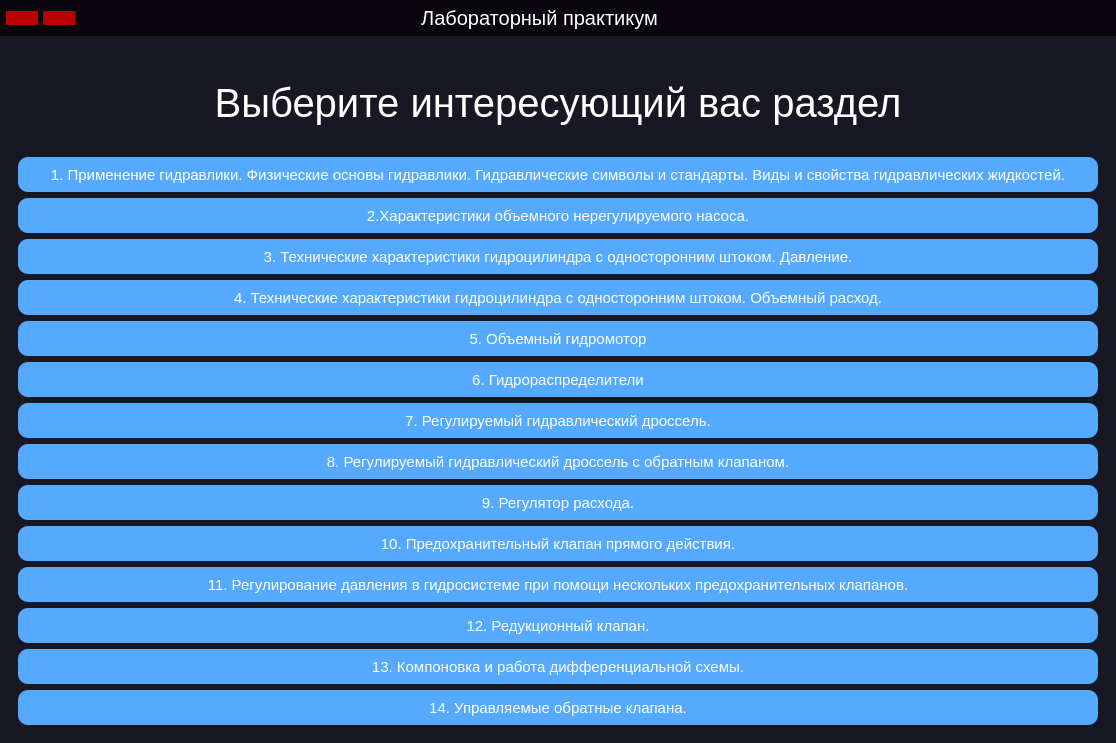
<?xml version="1.0" encoding="UTF-8"?>
<ui version="4.0">
 <class>MainWindow</class>
 <widget class="QMainWindow" name="MainWindow">
  <property name="geometry">
   <rect>
    <x>0</x>
    <y>0</y>
    <width>1116</width>
    <height>743</height>
   </rect>
  </property>
  <property name="windowTitle">
   <string>MainWindow</string>
  </property>
  <property name="styleSheet">
   <string notr="true">*{
	border: none;
}</string>
  </property>
  <widget class="QWidget" name="centralwidget">
   <property name="styleSheet">
    <string notr="true">background-color: rgb(24, 24, 36);</string>
   </property>
   <layout class="QHBoxLayout" name="horizontalLayout">
    <property name="spacing">
     <number>0</number>
    </property>
    <property name="leftMargin">
     <number>0</number>
    </property>
    <property name="topMargin">
     <number>0</number>
    </property>
    <property name="rightMargin">
     <number>0</number>
    </property>
    <property name="bottomMargin">
     <number>0</number>
    </property>
    <item>
     <widget class="QFrame" name="main_body">
      <property name="frameShape">
       <enum>QFrame::StyledPanel</enum>
      </property>
      <property name="frameShadow">
       <enum>QFrame::Raised</enum>
      </property>
      <layout class="QVBoxLayout" name="verticalLayout">
       <property name="spacing">
        <number>0</number>
       </property>
       <property name="leftMargin">
        <number>0</number>
       </property>
       <property name="topMargin">
        <number>0</number>
       </property>
       <property name="rightMargin">
        <number>0</number>
       </property>
       <property name="bottomMargin">
        <number>0</number>
       </property>
       <item alignment="Qt::AlignTop">
        <widget class="QFrame" name="header_frame">
         <property name="styleSheet">
          <string notr="true">background-color: rgb(9, 5, 13);</string>
         </property>
         <property name="frameShape">
          <enum>QFrame::StyledPanel</enum>
         </property>
         <property name="frameShadow">
          <enum>QFrame::Raised</enum>
         </property>
         <layout class="QHBoxLayout" name="horizontalLayout_2">
          <property name="spacing">
           <number>6</number>
          </property>
          <property name="leftMargin">
           <number>6</number>
          </property>
          <property name="topMargin">
           <number>6</number>
          </property>
          <property name="rightMargin">
           <number>6</number>
          </property>
          <property name="bottomMargin">
           <number>6</number>
          </property>
          <item>
           <widget class="QFrame" name="frame_3">
            <property name="sizePolicy">
             <sizepolicy hsizetype="Preferred" vsizetype="Preferred">
              <horstretch>0</horstretch>
              <verstretch>0</verstretch>
             </sizepolicy>
            </property>
            <property name="frameShape">
             <enum>QFrame::StyledPanel</enum>
            </property>
            <property name="frameShadow">
             <enum>QFrame::Raised</enum>
            </property>
            <layout class="QHBoxLayout" name="horizontalLayout_5" stretch="0,0">
             <property name="spacing">
              <number>5</number>
             </property>
             <property name="leftMargin">
              <number>0</number>
             </property>
             <property name="topMargin">
              <number>5</number>
             </property>
             <property name="rightMargin">
              <number>0</number>
             </property>
             <property name="bottomMargin">
              <number>5</number>
             </property>
             <item>
              <widget class="QPushButton" name="btn_page_home">
               <property name="enabled">
                <bool>true</bool>
               </property>
               <property name="sizePolicy">
                <sizepolicy hsizetype="Fixed" vsizetype="Fixed">
                 <horstretch>0</horstretch>
                 <verstretch>0</verstretch>
                </sizepolicy>
               </property>
               <property name="styleSheet">
                <string notr="true">QPushButton{
	background-color: rgb(185, 0, 3);
	border-radius: 10px
}</string>
               </property>
               <property name="text">
                <string/>
               </property>
               <property name="icon">
                <iconset>
                 <normaloff>icons/home.svg</normaloff>icons/home.svg</iconset>
               </property>
               <property name="checkable">
                <bool>false</bool>
               </property>
               <property name="autoRepeatDelay">
                <number>300</number>
               </property>
              </widget>
             </item>
             <item>
              <widget class="QPushButton" name="btn_page_robot_hand">
               <property name="sizePolicy">
                <sizepolicy hsizetype="Fixed" vsizetype="Fixed">
                 <horstretch>0</horstretch>
                 <verstretch>0</verstretch>
                </sizepolicy>
               </property>
               <property name="styleSheet">
                <string notr="true">background-color: rgb(185, 0, 3);</string>
               </property>
               <property name="text">
                <string/>
               </property>
               <property name="icon">
                <iconset>
                 <normaloff>icons/robotic_arm.svg</normaloff>icons/robotic_arm.svg</iconset>
               </property>
              </widget>
             </item>
            </layout>
           </widget>
          </item>
          <item>
           <widget class="QLabel" name="label_3">
            <property name="sizePolicy">
             <sizepolicy hsizetype="MinimumExpanding" vsizetype="Fixed">
              <horstretch>0</horstretch>
              <verstretch>0</verstretch>
             </sizepolicy>
            </property>
            <property name="styleSheet">
             <string notr="true">QLabel{
	color:white;
	font-size: 20px;
}</string>
            </property>
            <property name="text">
             <string>Лабораторный практикум</string>
            </property>
            <property name="alignment">
             <set>Qt::AlignCenter</set>
            </property>
           </widget>
          </item>
          <item alignment="Qt::AlignRight|Qt::AlignTop">
           <widget class="QFrame" name="frame">
            <property name="styleSheet">
             <string notr="true">QLabel{
	color:white;
	font-size: 40px;
}</string>
            </property>
            <property name="frameShape">
             <enum>QFrame::StyledPanel</enum>
            </property>
            <property name="frameShadow">
             <enum>QFrame::Raised</enum>
            </property>
            <layout class="QHBoxLayout" name="horizontalLayout_4">
             <property name="spacing">
              <number>5</number>
             </property>
             <property name="leftMargin">
              <number>0</number>
             </property>
             <property name="topMargin">
              <number>5</number>
             </property>
             <property name="rightMargin">
              <number>0</number>
             </property>
             <property name="bottomMargin">
              <number>5</number>
             </property>
             <item>
              <widget class="QPushButton" name="minimize_window_button">
               <property name="text">
                <string/>
               </property>
               <property name="icon">
                <iconset resource="icons.qrc">
                 <normaloff>:/icons/icons/arrow-down-left.svg</normaloff>:/icons/icons/arrow-down-left.svg</iconset>
               </property>
              </widget>
             </item>
             <item>
              <widget class="QPushButton" name="restore_window_button">
               <property name="text">
                <string/>
               </property>
               <property name="icon">
                <iconset resource="icons.qrc">
                 <normaloff>:/icons/icons/maximize-2.svg</normaloff>:/icons/icons/maximize-2.svg</iconset>
               </property>
              </widget>
             </item>
             <item>
              <widget class="QPushButton" name="close_window_button">
               <property name="text">
                <string/>
               </property>
               <property name="icon">
                <iconset resource="icons.qrc">
                 <normaloff>:/icons/icons/x.svg</normaloff>:/icons/icons/x.svg</iconset>
               </property>
              </widget>
             </item>
            </layout>
           </widget>
          </item>
         </layout>
        </widget>
       </item>
       <item>
        <widget class="QFrame" name="main_body_contents">
         <property name="sizePolicy">
          <sizepolicy hsizetype="Preferred" vsizetype="Expanding">
           <horstretch>0</horstretch>
           <verstretch>0</verstretch>
          </sizepolicy>
         </property>
         <property name="frameShape">
          <enum>QFrame::StyledPanel</enum>
         </property>
         <property name="frameShadow">
          <enum>QFrame::Raised</enum>
         </property>
         <layout class="QVBoxLayout" name="verticalLayout_11">
          <property name="spacing">
           <number>0</number>
          </property>
          <property name="leftMargin">
           <number>0</number>
          </property>
          <property name="topMargin">
           <number>0</number>
          </property>
          <property name="rightMargin">
           <number>0</number>
          </property>
          <property name="bottomMargin">
           <number>0</number>
          </property>
          <item>
           <widget class="QFrame" name="frame_2">
            <property name="frameShape">
             <enum>QFrame::StyledPanel</enum>
            </property>
            <property name="frameShadow">
             <enum>QFrame::Raised</enum>
            </property>
            <layout class="QHBoxLayout" name="horizontalLayout_3">
             <property name="spacing">
              <number>0</number>
             </property>
             <property name="leftMargin">
              <number>0</number>
             </property>
             <property name="topMargin">
              <number>0</number>
             </property>
             <property name="rightMargin">
              <number>0</number>
             </property>
             <property name="bottomMargin">
              <number>0</number>
             </property>
             <item>
              <widget class="QStackedWidget" name="stackedWidget">
               <property name="enabled">
                <bool>true</bool>
               </property>
               <property name="currentIndex">
                <number>14</number>
               </property>
               <widget class="QWidget" name="page_fourteen_learn"/>
               <widget class="QWidget" name="page_theerteen_learn"/>
               <widget class="QWidget" name="page_twelve_learn"/>
               <widget class="QWidget" name="page_eleven_learn"/>
               <widget class="QWidget" name="page_ten_learn"/>
               <widget class="QWidget" name="page_nine_learn"/>
               <widget class="QWidget" name="page_eight_learn"/>
               <widget class="QWidget" name="page_seven_learn"/>
               <widget class="QWidget" name="page_six_learn"/>
               <widget class="QWidget" name="page_five_learn"/>
               <widget class="QWidget" name="page_four_learn"/>
               <widget class="QWidget" name="page_three_learn"/>
               <widget class="QWidget" name="page_two_learn"/>
               <widget class="QWidget" name="page_one_learn">
                <layout class="QVBoxLayout" name="verticalLayout_2">
                 <item>
                  <widget class="QScrollArea" name="scrollArea_2">
                   <property name="widgetResizable">
                    <bool>true</bool>
                   </property>
                   <widget class="QWidget" name="scrollAreaWidgetContents_2">
                    <property name="geometry">
                     <rect>
                      <x>0</x>
                      <y>0</y>
                      <width>87</width>
                      <height>87</height>
                     </rect>
                    </property>
                    <layout class="QVBoxLayout" name="verticalLayout_4">
                     <item>
                      <widget class="QTextBrowser" name="textBrowser">
                       <property name="html">
                        <string>&lt;!DOCTYPE HTML PUBLIC &quot;-//W3C//DTD HTML 4.0//EN&quot; &quot;http://www.w3.org/TR/REC-html40/strict.dtd&quot;&gt;
&lt;html&gt;&lt;head&gt;&lt;meta name=&quot;qrichtext&quot; content=&quot;1&quot; /&gt;&lt;style type=&quot;text/css&quot;&gt;
p, li { white-space: pre-wrap; }
&lt;/style&gt;&lt;/head&gt;&lt;body style=&quot; font-family:'MS Shell Dlg 2'; font-size:8.25pt; font-weight:400; font-style:normal;&quot;&gt;
&lt;p style=&quot; margin-top:0px; margin-bottom:0px; margin-left:0px; margin-right:0px; -qt-block-indent:0; text-indent:0px;&quot;&gt;&lt;span style=&quot; font-size:7.8pt; color:#ffffff;&quot;&gt;12&lt;/span&gt;&lt;/p&gt;&lt;/body&gt;&lt;/html&gt;</string>
                       </property>
                      </widget>
                     </item>
                    </layout>
                   </widget>
                  </widget>
                 </item>
                </layout>
               </widget>
               <widget class="QWidget" name="home">
                <property name="styleSheet">
                 <string notr="true">QPushButton{
	color: white;
	background:rgb(85, 170, 255);
	height: 35px;
 	border-radius:10px;
	font-size:15px;
}

QLabel{
	color:white;
	font-size: 40px;
}</string>
                </property>
                <layout class="QGridLayout" name="gridLayout">
                 <item row="0" column="0">
                  <widget class="QScrollArea" name="scrollArea">
                   <property name="widgetResizable">
                    <bool>true</bool>
                   </property>
                   <widget class="QWidget" name="scrollAreaWidgetContents">
                    <property name="geometry">
                     <rect>
                      <x>0</x>
                      <y>0</y>
                      <width>1098</width>
                      <height>687</height>
                     </rect>
                    </property>
                    <layout class="QVBoxLayout" name="verticalLayout_3">
                     <item>
                      <widget class="QLabel" name="label">
                       <property name="text">
                        <string>Выберите интересующий вас раздел</string>
                       </property>
                       <property name="alignment">
                        <set>Qt::AlignCenter</set>
                       </property>
                      </widget>
                     </item>
                     <item>
                      <widget class="QPushButton" name="one_learn">
                       <property name="layoutDirection">
                        <enum>Qt::RightToLeft</enum>
                       </property>
                       <property name="text">
                        <string>1. Применение гидравлики. Физические основы гидравлики. Гидравлические символы и стандарты. Виды и свойства гидравлических жидкостей.</string>
                       </property>
                       <property name="autoDefault">
                        <bool>false</bool>
                       </property>
                      </widget>
                     </item>
                     <item>
                      <widget class="QPushButton" name="two_learn">
                       <property name="text">
                        <string>2.Характеристики объемного нерегулируемого насоса.</string>
                       </property>
                       <property name="autoDefault">
                        <bool>false</bool>
                       </property>
                      </widget>
                     </item>
                     <item>
                      <widget class="QPushButton" name="three_learn">
                       <property name="text">
                        <string>3. Технические характеристики гидроцилиндра с односторонним штоком. Давление.</string>
                       </property>
                       <property name="autoDefault">
                        <bool>false</bool>
                       </property>
                      </widget>
                     </item>
                     <item>
                      <widget class="QPushButton" name="four_learn">
                       <property name="text">
                        <string>4. Технические характеристики гидроцилиндра с односторонним штоком. Объемный расход.</string>
                       </property>
                       <property name="autoDefault">
                        <bool>false</bool>
                       </property>
                      </widget>
                     </item>
                     <item>
                      <widget class="QPushButton" name="five_learn">
                       <property name="text">
                        <string>5. Объемный гидромотор</string>
                       </property>
                       <property name="autoDefault">
                        <bool>false</bool>
                       </property>
                      </widget>
                     </item>
                     <item>
                      <widget class="QPushButton" name="six_learn">
                       <property name="text">
                        <string>6. Гидрораспределители</string>
                       </property>
                       <property name="autoDefault">
                        <bool>false</bool>
                       </property>
                      </widget>
                     </item>
                     <item>
                      <widget class="QPushButton" name="seven_learn">
                       <property name="text">
                        <string>7. Регулируемый гидравлический дроссель.</string>
                       </property>
                       <property name="autoDefault">
                        <bool>false</bool>
                       </property>
                      </widget>
                     </item>
                     <item>
                      <widget class="QPushButton" name="eight_learn">
                       <property name="text">
                        <string>8. Регулируемый гидравлический дроссель с обратным клапаном.</string>
                       </property>
                       <property name="autoDefault">
                        <bool>false</bool>
                       </property>
                      </widget>
                     </item>
                     <item>
                      <widget class="QPushButton" name="nine_learn">
                       <property name="text">
                        <string>9. Регулятор расхода.</string>
                       </property>
                       <property name="autoDefault">
                        <bool>false</bool>
                       </property>
                      </widget>
                     </item>
                     <item>
                      <widget class="QPushButton" name="ten_learn">
                       <property name="text">
                        <string>10. Предохранительный клапан прямого действия.</string>
                       </property>
                       <property name="autoDefault">
                        <bool>false</bool>
                       </property>
                      </widget>
                     </item>
                     <item>
                      <widget class="QPushButton" name="eleven_learn">
                       <property name="text">
                        <string>11. Регулирование давления в гидросистеме при помощи нескольких предохранительных клапанов.</string>
                       </property>
                       <property name="autoDefault">
                        <bool>false</bool>
                       </property>
                      </widget>
                     </item>
                     <item>
                      <widget class="QPushButton" name="twelve_learn">
                       <property name="text">
                        <string>12. Редукционный клапан.</string>
                       </property>
                       <property name="autoDefault">
                        <bool>false</bool>
                       </property>
                      </widget>
                     </item>
                     <item>
                      <widget class="QPushButton" name="theerteen_learn">
                       <property name="text">
                        <string>13. Компоновка и работа дифференциальной схемы.</string>
                       </property>
                       <property name="autoDefault">
                        <bool>false</bool>
                       </property>
                      </widget>
                     </item>
                     <item>
                      <widget class="QPushButton" name="fourteen_learn">
                       <property name="text">
                        <string>14. Управляемые обратные клапана.</string>
                       </property>
                       <property name="autoDefault">
                        <bool>false</bool>
                       </property>
                      </widget>
                     </item>
                    </layout>
                   </widget>
                  </widget>
                 </item>
                </layout>
               </widget>
              </widget>
             </item>
            </layout>
           </widget>
          </item>
         </layout>
        </widget>
       </item>
      </layout>
     </widget>
    </item>
   </layout>
  </widget>
 </widget>
 <tabstops>
  <tabstop>btn_page_home</tabstop>
  <tabstop>btn_page_robot_hand</tabstop>
  <tabstop>minimize_window_button</tabstop>
  <tabstop>restore_window_button</tabstop>
  <tabstop>close_window_button</tabstop>
  <tabstop>scrollArea</tabstop>
  <tabstop>one_learn</tabstop>
  <tabstop>two_learn</tabstop>
  <tabstop>three_learn</tabstop>
  <tabstop>four_learn</tabstop>
  <tabstop>five_learn</tabstop>
  <tabstop>six_learn</tabstop>
  <tabstop>seven_learn</tabstop>
  <tabstop>eight_learn</tabstop>
  <tabstop>nine_learn</tabstop>
  <tabstop>ten_learn</tabstop>
  <tabstop>eleven_learn</tabstop>
  <tabstop>twelve_learn</tabstop>
  <tabstop>theerteen_learn</tabstop>
  <tabstop>fourteen_learn</tabstop>
 </tabstops>
 <resources>
  <include location="icons.qrc"/>
 </resources>
 <connections/>
</ui>
